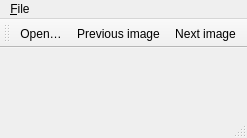
<?xml version="1.0" encoding="UTF-8"?>
<ui version="4.0">
 <comment>
  Copyright (c) the JPEG XL Project Authors. All rights reserved.

  Use of this source code is governed by a BSD-style
  license that can be found in the LICENSE file.
 </comment>
 <class>ViewerWindow</class>
 <widget class="QMainWindow" name="ViewerWindow">
  <property name="windowTitle">
   <string>JPEG XL Viewer</string>
  </property>
  <widget class="QWidget" name="centralwidget">
   <layout class="QVBoxLayout" name="verticalLayout">
    <property name="leftMargin">
     <number>0</number>
    </property>
    <property name="topMargin">
     <number>0</number>
    </property>
    <property name="rightMargin">
     <number>0</number>
    </property>
    <property name="bottomMargin">
     <number>0</number>
    </property>
    <item>
     <widget class="QScrollArea" name="scrollArea">
      <property name="frameShape">
       <enum>QFrame::NoFrame</enum>
      </property>
      <property name="widgetResizable">
       <bool>true</bool>
      </property>
      <widget class="QLabel" name="image">
       <property name="alignment">
        <set>Qt::AlignCenter</set>
       </property>
      </widget>
     </widget>
    </item>
   </layout>
  </widget>
  <widget class="QMenuBar" name="menuBar">
   <widget class="QMenu" name="menuFile">
    <property name="title">
     <string>&amp;File</string>
    </property>
    <addaction name="actionOpen"/>
    <addaction name="separator"/>
    <addaction name="actionExit"/>
   </widget>
   <addaction name="menuFile"/>
  </widget>
  <widget class="QStatusBar" name="statusBar"/>
  <widget class="QToolBar" name="toolBar">
   <property name="windowTitle">
    <string>toolBar</string>
   </property>
   <attribute name="toolBarArea">
    <enum>TopToolBarArea</enum>
   </attribute>
   <attribute name="toolBarBreak">
    <bool>false</bool>
   </attribute>
   <addaction name="actionOpen"/>
   <addaction name="actionPreviousImage"/>
   <addaction name="actionNextImage"/>
  </widget>
  <action name="actionOpen">
   <property name="icon">
    <iconset theme="document-open"/>
   </property>
   <property name="text">
    <string>&amp;Open…</string>
   </property>
   <property name="menuRole">
    <enum>QAction::NoRole</enum>
   </property>
  </action>
  <action name="actionExit">
   <property name="icon">
    <iconset theme="application-exit"/>
   </property>
   <property name="text">
    <string>E&amp;xit</string>
   </property>
   <property name="menuRole">
    <enum>QAction::QuitRole</enum>
   </property>
  </action>
  <action name="actionPreviousImage">
   <property name="icon">
    <iconset theme="go-previous"/>
   </property>
   <property name="text">
    <string>Previous image</string>
   </property>
   <property name="shortcut">
    <string>Left</string>
   </property>
  </action>
  <action name="actionNextImage">
   <property name="icon">
    <iconset theme="go-next"/>
   </property>
   <property name="text">
    <string>Next image</string>
   </property>
   <property name="shortcut">
    <string>Right</string>
   </property>
  </action>
 </widget>
 <resources/>
 <connections>
  <connection>
   <sender>actionExit</sender>
   <signal>triggered()</signal>
   <receiver>ViewerWindow</receiver>
   <slot>close()</slot>
  </connection>
 </connections>
</ui>
